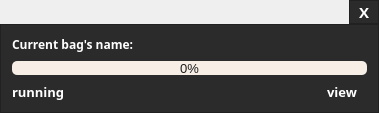
<?xml version="1.0" encoding="UTF-8"?>
<ui version="4.0">
 <class>widget_newProcessClass</class>
 <widget class="QWidget" name="widget_newProcessClass">
  <property name="geometry">
   <rect>
    <x>0</x>
    <y>0</y>
    <width>379</width>
    <height>113</height>
   </rect>
  </property>
  <property name="font">
   <font>
    <family>Arial Black</family>
    <weight>75</weight>
    <bold>true</bold>
   </font>
  </property>
  <property name="windowTitle">
   <string>widget_newProcess</string>
  </property>
  <property name="styleSheet">
   <string notr="true">/*
QWidget{background:#2b2b2b}

QPushButton{border:none} 
QPushButton{color:#ffffff} 
QPushButton::hover{color:#faa028} 
QPushButton::pressed{color:#ffffff} 


QProgressBar {
border: none;
border-radius: 5px;

color: #1c1c1c;

background: QLinearGradient( x1: 0, y1: 0, x2: 1, y2: 0,stop: 0 #f7efe6,stop: 0.3 #f7efe6,stop: 0.6 #f7efe6,stop: 1 #f7efe6);
}

QProgressBar::chunk {
background: QLinearGradient( x1: 0, y1: 0, x2: 1, y2: 0,stop: 0 #f7cd94,stop: 0.3 #f7bb6a,stop: 0.6 #fcad44,stop: 1 #fa9c20  );

/*border: 0.5px solid #e17903;*/

/*
border: none;

border-bottom-right-radius: 5px;
    border-bottom-left-radius: 5px;
border-top-right-radius: 5px;
    border-top-left-radius: 5px;
}

QLineEdit{selection-background-color: #faa028; color:#ffffff;border:none }*/</string>
  </property>
  <layout class="QVBoxLayout" name="verticalLayout_2">
   <property name="spacing">
    <number>0</number>
   </property>
   <property name="leftMargin">
    <number>0</number>
   </property>
   <property name="topMargin">
    <number>0</number>
   </property>
   <property name="rightMargin">
    <number>0</number>
   </property>
   <property name="bottomMargin">
    <number>0</number>
   </property>
   <item alignment="Qt::AlignRight|Qt::AlignTop">
    <widget class="QFrame" name="frame_2">
     <property name="styleSheet">
      <string notr="true">
QWidget{background:#2b2b2b}

QPushButton{border:none} 
QPushButton{color:#ffffff} 
QPushButton::hover{color:#faa028} 
QPushButton::pressed{color:#ffffff} 


QProgressBar {
border: none;
border-radius: 5px;

color: #1c1c1c;

background: QLinearGradient( x1: 0, y1: 0, x2: 1, y2: 0,stop: 0 #f7efe6,stop: 0.3 #f7efe6,stop: 0.6 #f7efe6,stop: 1 #f7efe6);
}

QProgressBar::chunk {
background: QLinearGradient( x1: 0, y1: 0, x2: 1, y2: 0,stop: 0 #f7cd94,stop: 0.3 #f7bb6a,stop: 0.6 #fcad44,stop: 1 #fa9c20  );

/*border: 0.5px solid #e17903;*/


border: none;

border-bottom-right-radius: 5px;
    border-bottom-left-radius: 5px;
border-top-right-radius: 5px;
    border-top-left-radius: 5px;
}

QLineEdit{selection-background-color: #faa028; color:#ffffff;border:none }</string>
     </property>
     <property name="frameShape">
      <enum>QFrame::StyledPanel</enum>
     </property>
     <property name="frameShadow">
      <enum>QFrame::Raised</enum>
     </property>
     <layout class="QGridLayout" name="gridLayout">
      <property name="leftMargin">
       <number>9</number>
      </property>
      <property name="topMargin">
       <number>0</number>
      </property>
      <property name="rightMargin">
       <number>9</number>
      </property>
      <property name="bottomMargin">
       <number>0</number>
      </property>
      <property name="spacing">
       <number>9</number>
      </property>
      <item row="0" column="0">
       <widget class="QPushButton" name="btnCancel">
        <property name="font">
         <font>
          <family>Arial Black</family>
          <pointsize>11</pointsize>
          <weight>75</weight>
          <bold>true</bold>
         </font>
        </property>
        <property name="styleSheet">
         <string notr="true"/>
        </property>
        <property name="text">
         <string>X</string>
        </property>
       </widget>
      </item>
     </layout>
    </widget>
   </item>
   <item>
    <widget class="QFrame" name="frame">
     <property name="sizePolicy">
      <sizepolicy hsizetype="Preferred" vsizetype="Preferred">
       <horstretch>0</horstretch>
       <verstretch>0</verstretch>
      </sizepolicy>
     </property>
     <property name="styleSheet">
      <string notr="true">QLabel{color:#ffffff}



QWidget{background:#2b2b2b}

QPushButton{border:none} 
QPushButton{color:#ffffff} 
QPushButton::hover{color:#faa028} 
QPushButton::pressed{color:#ffffff} 


QProgressBar {
border: none;
border-radius: 5px;

color: #1c1c1c;

background: QLinearGradient( x1: 0, y1: 0, x2: 1, y2: 0,stop: 0 #f7efe6,stop: 0.3 #f7efe6,stop: 0.6 #f7efe6,stop: 1 #f7efe6);
}

QProgressBar::chunk {
background: QLinearGradient( x1: 0, y1: 0, x2: 1, y2: 0,stop: 0 #f7cd94,stop: 0.3 #f7bb6a,stop: 0.6 #fcad44,stop: 1 #fa9c20  );

/*border: 0.5px solid #e17903;*/


border: none;

border-bottom-right-radius: 5px;
    border-bottom-left-radius: 5px;
border-top-right-radius: 5px;
    border-top-left-radius: 5px;
}

QLineEdit{selection-background-color: #faa028; color:#ffffff;border:none }
</string>
     </property>
     <property name="frameShape">
      <enum>QFrame::StyledPanel</enum>
     </property>
     <property name="frameShadow">
      <enum>QFrame::Raised</enum>
     </property>
     <layout class="QVBoxLayout" name="verticalLayout">
      <property name="spacing">
       <number>8</number>
      </property>
      <item>
       <layout class="QHBoxLayout" name="horizontalLayout">
        <item>
         <widget class="QLabel" name="labelbagName">
          <property name="font">
           <font>
            <family>Arial Black</family>
            <pointsize>9</pointsize>
            <weight>75</weight>
            <bold>true</bold>
           </font>
          </property>
          <property name="text">
           <string>Current bag's name: </string>
          </property>
         </widget>
        </item>
        <item>
         <widget class="QLineEdit" name="lineEditBagName">
          <property name="readOnly">
           <bool>true</bool>
          </property>
         </widget>
        </item>
       </layout>
      </item>
      <item>
       <widget class="QProgressBar" name="progressBar">
        <property name="maximumSize">
         <size>
          <width>16777215</width>
          <height>14</height>
         </size>
        </property>
        <property name="font">
         <font>
          <family>Arial</family>
          <pointsize>10</pointsize>
          <weight>50</weight>
          <bold>false</bold>
         </font>
        </property>
        <property name="value">
         <number>0</number>
        </property>
        <property name="alignment">
         <set>Qt::AlignCenter</set>
        </property>
        <property name="textVisible">
         <bool>true</bool>
        </property>
        <property name="invertedAppearance">
         <bool>false</bool>
        </property>
        <property name="textDirection">
         <enum>QProgressBar::BottomToTop</enum>
        </property>
       </widget>
      </item>
      <item>
       <layout class="QHBoxLayout" name="horizontalLayout_2">
        <item alignment="Qt::AlignLeft">
         <widget class="QLabel" name="labelRunning">
          <property name="font">
           <font>
            <family>Arial Black</family>
            <pointsize>10</pointsize>
            <weight>75</weight>
            <bold>true</bold>
           </font>
          </property>
          <property name="text">
           <string>running</string>
          </property>
         </widget>
        </item>
        <item alignment="Qt::AlignRight">
         <widget class="QPushButton" name="btnViewProcess">
          <property name="minimumSize">
           <size>
            <width>50</width>
            <height>0</height>
           </size>
          </property>
          <property name="font">
           <font>
            <family>Arial Black</family>
            <pointsize>10</pointsize>
            <weight>75</weight>
            <bold>true</bold>
           </font>
          </property>
          <property name="styleSheet">
           <string notr="true"/>
          </property>
          <property name="text">
           <string>view</string>
          </property>
         </widget>
        </item>
       </layout>
      </item>
     </layout>
    </widget>
   </item>
  </layout>
 </widget>
 <layoutdefault spacing="6" margin="11"/>
 <resources/>
 <connections/>
</ui>
